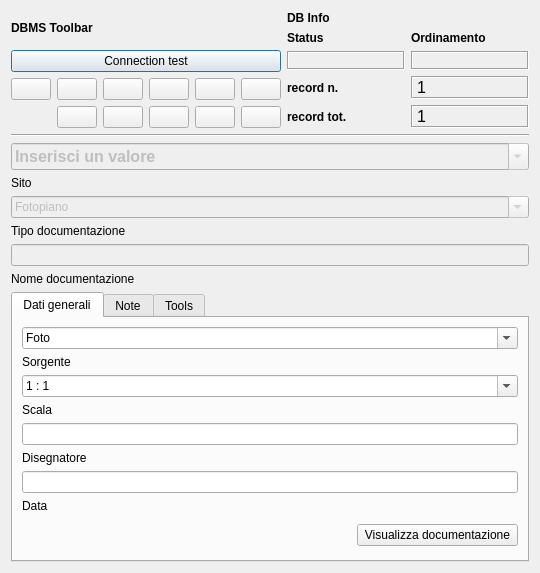
<?xml version="1.0" encoding="UTF-8"?>
<ui version="4.0">
 <class>DialogDocumentazione_tipo_doc</class>
 <widget class="QDialog" name="DialogDocumentazione_tipo_doc">
  <property name="geometry">
   <rect>
    <x>0</x>
    <y>0</y>
    <width>540</width>
    <height>573</height>
   </rect>
  </property>
  <property name="minimumSize">
   <size>
    <width>540</width>
    <height>400</height>
   </size>
  </property>
  <property name="windowTitle">
   <string>pyArchInit Gestione Scavi - Scheda Documentazione</string>
  </property>
  <property name="windowIcon">
   <iconset resource="resources.qrc">
    <normaloff>:/icons/iconSite.png</normaloff>:/images/iconSite.png</iconset>
  </property>
  <layout class="QGridLayout" name="gridLayout_7">
   <item row="2" column="0">
    <widget class="QComboBox" name="comboBox_sito_doc">
     <property name="enabled">
      <bool>false</bool>
     </property>
     <property name="minimumSize">
      <size>
       <width>350</width>
       <height>0</height>
      </size>
     </property>
     <property name="font">
      <font>
       <pointsize>12</pointsize>
       <weight>75</weight>
       <bold>true</bold>
      </font>
     </property>
     <property name="mouseTracking">
      <bool>true</bool>
     </property>
     <property name="editable">
      <bool>true</bool>
     </property>
     <property name="maxVisibleItems">
      <number>99999</number>
     </property>
     <property name="maxCount">
      <number>2147483647</number>
     </property>
     <item>
      <property name="text">
       <string>Inserisci un valore</string>
      </property>
     </item>
    </widget>
   </item>
   <item row="3" column="0">
    <widget class="QLabel" name="label_sito_doc">
     <property name="text">
      <string>Sito</string>
     </property>
    </widget>
   </item>
   <item row="0" column="0">
    <layout class="QGridLayout" name="gridLayout_2">
     <item row="0" column="0">
      <widget class="QLabel" name="label_29">
       <property name="font">
        <font>
         <weight>75</weight>
         <bold>true</bold>
        </font>
       </property>
       <property name="text">
        <string>DBMS Toolbar</string>
       </property>
      </widget>
     </item>
     <item row="0" column="1" rowspan="3">
      <layout class="QGridLayout" name="gridLayout_5">
       <item row="0" column="0">
        <widget class="QLabel" name="label_42">
         <property name="font">
          <font>
           <weight>75</weight>
           <bold>true</bold>
          </font>
         </property>
         <property name="autoFillBackground">
          <bool>true</bool>
         </property>
         <property name="text">
          <string>DB Info</string>
         </property>
        </widget>
       </item>
       <item row="1" column="0">
        <layout class="QGridLayout" name="gridLayout_4">
         <item row="0" column="0">
          <widget class="QLabel" name="label_34">
           <property name="font">
            <font>
             <pointsize>9</pointsize>
             <weight>75</weight>
             <bold>true</bold>
            </font>
           </property>
           <property name="text">
            <string>Status</string>
           </property>
           <property name="margin">
            <number>0</number>
           </property>
          </widget>
         </item>
         <item row="0" column="1">
          <widget class="QLabel" name="label_43">
           <property name="font">
            <font>
             <pointsize>9</pointsize>
             <weight>75</weight>
             <bold>true</bold>
            </font>
           </property>
           <property name="text">
            <string>Ordinamento</string>
           </property>
           <property name="margin">
            <number>0</number>
           </property>
          </widget>
         </item>
         <item row="1" column="0">
          <widget class="QLabel" name="label_status">
           <property name="minimumSize">
            <size>
             <width>40</width>
             <height>0</height>
            </size>
           </property>
           <property name="font">
            <font>
             <pointsize>10</pointsize>
             <weight>75</weight>
             <bold>true</bold>
            </font>
           </property>
           <property name="cursor">
            <cursorShape>ForbiddenCursor</cursorShape>
           </property>
           <property name="mouseTracking">
            <bool>false</bool>
           </property>
           <property name="contextMenuPolicy">
            <enum>Qt::DefaultContextMenu</enum>
           </property>
           <property name="frameShape">
            <enum>QFrame::Box</enum>
           </property>
           <property name="frameShadow">
            <enum>QFrame::Sunken</enum>
           </property>
           <property name="text">
            <string/>
           </property>
           <property name="alignment">
            <set>Qt::AlignCenter</set>
           </property>
           <property name="margin">
            <number>0</number>
           </property>
          </widget>
         </item>
         <item row="1" column="1">
          <widget class="QLabel" name="label_sort">
           <property name="font">
            <font>
             <pointsize>10</pointsize>
             <weight>75</weight>
             <bold>true</bold>
            </font>
           </property>
           <property name="cursor">
            <cursorShape>ForbiddenCursor</cursorShape>
           </property>
           <property name="mouseTracking">
            <bool>false</bool>
           </property>
           <property name="contextMenuPolicy">
            <enum>Qt::DefaultContextMenu</enum>
           </property>
           <property name="frameShape">
            <enum>QFrame::Box</enum>
           </property>
           <property name="frameShadow">
            <enum>QFrame::Sunken</enum>
           </property>
           <property name="text">
            <string/>
           </property>
           <property name="alignment">
            <set>Qt::AlignCenter</set>
           </property>
           <property name="margin">
            <number>0</number>
           </property>
          </widget>
         </item>
        </layout>
       </item>
       <item row="3" column="0">
        <layout class="QGridLayout" name="gridLayout_3">
         <item row="0" column="0">
          <widget class="QLabel" name="label_27">
           <property name="font">
            <font>
             <pointsize>9</pointsize>
             <weight>75</weight>
             <bold>true</bold>
            </font>
           </property>
           <property name="text">
            <string>record n.</string>
           </property>
           <property name="margin">
            <number>0</number>
           </property>
          </widget>
         </item>
         <item row="0" column="1">
          <widget class="QLabel" name="label_rec_corrente">
           <property name="font">
            <font>
             <family>Microsoft Sans Serif</family>
             <pointsize>12</pointsize>
            </font>
           </property>
           <property name="cursor">
            <cursorShape>ForbiddenCursor</cursorShape>
           </property>
           <property name="mouseTracking">
            <bool>false</bool>
           </property>
           <property name="contextMenuPolicy">
            <enum>Qt::DefaultContextMenu</enum>
           </property>
           <property name="frameShape">
            <enum>QFrame::Box</enum>
           </property>
           <property name="frameShadow">
            <enum>QFrame::Sunken</enum>
           </property>
           <property name="text">
            <string>1</string>
           </property>
          </widget>
         </item>
         <item row="1" column="0">
          <widget class="QLabel" name="label_28">
           <property name="font">
            <font>
             <pointsize>9</pointsize>
             <weight>75</weight>
             <bold>true</bold>
            </font>
           </property>
           <property name="text">
            <string>record tot.</string>
           </property>
           <property name="margin">
            <number>0</number>
           </property>
          </widget>
         </item>
         <item row="1" column="1">
          <widget class="QLabel" name="label_rec_tot">
           <property name="font">
            <font>
             <family>Microsoft Sans Serif</family>
             <pointsize>12</pointsize>
            </font>
           </property>
           <property name="cursor">
            <cursorShape>ForbiddenCursor</cursorShape>
           </property>
           <property name="mouseTracking">
            <bool>false</bool>
           </property>
           <property name="contextMenuPolicy">
            <enum>Qt::DefaultContextMenu</enum>
           </property>
           <property name="frameShape">
            <enum>QFrame::Box</enum>
           </property>
           <property name="frameShadow">
            <enum>QFrame::Sunken</enum>
           </property>
           <property name="text">
            <string>1</string>
           </property>
          </widget>
         </item>
        </layout>
       </item>
      </layout>
     </item>
     <item row="1" column="0">
      <widget class="QPushButton" name="pushButton_connect">
       <property name="text">
        <string>Connection test</string>
       </property>
      </widget>
     </item>
     <item row="2" column="0">
      <layout class="QGridLayout" name="gridLayout">
       <item row="0" column="2">
        <widget class="QPushButton" name="pushButton_first_rec">
         <property name="toolTip">
          <string>First rec</string>
         </property>
         <property name="text">
          <string/>
         </property>
         <property name="icon">
          <iconset resource="resources.qrc">
           <normaloff>:/icons/5_leftArrows.png</normaloff>:/images/5_leftArrows.png</iconset>
         </property>
        </widget>
       </item>
       <item row="0" column="3">
        <widget class="QPushButton" name="pushButton_prev_rec">
         <property name="maximumSize">
          <size>
           <width>75</width>
           <height>16777215</height>
          </size>
         </property>
         <property name="toolTip">
          <string>Prev rec</string>
         </property>
         <property name="text">
          <string/>
         </property>
         <property name="icon">
          <iconset resource="resources.qrc">
           <normaloff>:/icons/4_leftArrow.png</normaloff>:/images/4_leftArrow.png</iconset>
         </property>
        </widget>
       </item>
       <item row="0" column="4">
        <widget class="QPushButton" name="pushButton_next_rec">
         <property name="toolTip">
          <string>Next rec</string>
         </property>
         <property name="text">
          <string/>
         </property>
         <property name="icon">
          <iconset resource="resources.qrc">
           <normaloff>:/icons/6_rightArrow.png</normaloff>:/images/6_rightArrow.png</iconset>
         </property>
        </widget>
       </item>
       <item row="0" column="5">
        <widget class="QPushButton" name="pushButton_last_rec">
         <property name="toolTip">
          <string>Last rec</string>
         </property>
         <property name="text">
          <string/>
         </property>
         <property name="icon">
          <iconset resource="resources.qrc">
           <normaloff>:/icons/7_rightArrows.png</normaloff>:/images/7_rightArrows.png</iconset>
         </property>
        </widget>
       </item>
       <item row="0" column="6">
        <widget class="QPushButton" name="pushButton_new_rec">
         <property name="font">
          <font>
           <pointsize>9</pointsize>
          </font>
         </property>
         <property name="toolTip">
          <string>New record</string>
         </property>
         <property name="text">
          <string/>
         </property>
         <property name="icon">
          <iconset resource="resources.qrc">
           <normaloff>:/icons/newrec.png</normaloff>:/images/newrec.png</iconset>
         </property>
        </widget>
       </item>
       <item row="0" column="7">
        <widget class="QPushButton" name="pushButton_save">
         <property name="font">
          <font>
           <pointsize>9</pointsize>
          </font>
         </property>
         <property name="toolTip">
          <string>Save</string>
         </property>
         <property name="text">
          <string/>
         </property>
         <property name="icon">
          <iconset resource="resources.qrc">
           <normaloff>:/icons/b_save.png</normaloff>:/images/b_save.png</iconset>
         </property>
         <property name="autoDefault">
          <bool>false</bool>
         </property>
        </widget>
       </item>
       <item row="1" column="3">
        <widget class="QPushButton" name="pushButton_delete">
         <property name="maximumSize">
          <size>
           <width>75</width>
           <height>16777215</height>
          </size>
         </property>
         <property name="font">
          <font>
           <pointsize>9</pointsize>
          </font>
         </property>
         <property name="toolTip">
          <string>Delete record</string>
         </property>
         <property name="text">
          <string/>
         </property>
         <property name="icon">
          <iconset resource="resources.qrc">
           <normaloff>:/icons/delete.png</normaloff>:/images/delete.png</iconset>
         </property>
        </widget>
       </item>
       <item row="1" column="4">
        <widget class="QPushButton" name="pushButton_new_search">
         <property name="font">
          <font>
           <pointsize>9</pointsize>
          </font>
         </property>
         <property name="toolTip">
          <string>new search</string>
         </property>
         <property name="text">
          <string/>
         </property>
         <property name="icon">
          <iconset resource="resources.qrc">
           <normaloff>:/icons/new_search.png</normaloff>:/images/new_search.png</iconset>
         </property>
        </widget>
       </item>
       <item row="1" column="5">
        <widget class="QPushButton" name="pushButton_search_go">
         <property name="font">
          <font>
           <pointsize>9</pointsize>
          </font>
         </property>
         <property name="toolTip">
          <string>search !!!</string>
         </property>
         <property name="text">
          <string/>
         </property>
         <property name="icon">
          <iconset resource="resources.qrc">
           <normaloff>:/icons/search.png</normaloff>:/images/search.png</iconset>
         </property>
        </widget>
       </item>
       <item row="1" column="6">
        <widget class="QPushButton" name="pushButton_sort">
         <property name="font">
          <font>
           <pointsize>9</pointsize>
          </font>
         </property>
         <property name="toolTip">
          <string>Order by</string>
         </property>
         <property name="text">
          <string/>
         </property>
         <property name="icon">
          <iconset resource="resources.qrc">
           <normaloff>:/icons/sort.png</normaloff>:/images/sort.png</iconset>
         </property>
        </widget>
       </item>
       <item row="1" column="7">
        <widget class="QPushButton" name="pushButton_view_all">
         <property name="font">
          <font>
           <pointsize>9</pointsize>
          </font>
         </property>
         <property name="toolTip">
          <string>View alls records</string>
         </property>
         <property name="text">
          <string/>
         </property>
         <property name="icon">
          <iconset resource="resources.qrc">
           <normaloff>:/icons/view_all.png</normaloff>:/images/view_all.png</iconset>
         </property>
        </widget>
       </item>
      </layout>
     </item>
    </layout>
   </item>
   <item row="6" column="0">
    <widget class="QLineEdit" name="lineEdit_nome_doc">
     <property name="enabled">
      <bool>false</bool>
     </property>
    </widget>
   </item>
   <item row="7" column="0">
    <widget class="QLabel" name="label">
     <property name="text">
      <string>Nome documentazione</string>
     </property>
    </widget>
   </item>
   <item row="1" column="0">
    <widget class="Line" name="line_8">
     <property name="font">
      <font>
       <weight>75</weight>
       <bold>true</bold>
      </font>
     </property>
     <property name="orientation">
      <enum>Qt::Horizontal</enum>
     </property>
    </widget>
   </item>
   <item row="5" column="0">
    <widget class="QLabel" name="label_2_tipo_doc">
     <property name="text">
      <string>Tipo documentazione</string>
     </property>
    </widget>
   </item>
   <item row="4" column="0">
    <widget class="QComboBox" name="comboBox_tipo_doc">
     <property name="enabled">
      <bool>false</bool>
     </property>
     <property name="editable">
      <bool>true</bool>
     </property>
     <item>
      <property name="text">
       <string>Fotopiano</string>
      </property>
     </item>
     <item>
      <property name="text">
       <string>Pianta</string>
      </property>
     </item>
     <item>
      <property name="text">
       <string>Prospetto</string>
      </property>
     </item>
     <item>
      <property name="text">
       <string>Sezione</string>
      </property>
     </item>
    </widget>
   </item>
   <item row="8" column="0">
    <widget class="QTabWidget" name="tabWidget_tab_doc">
     <property name="currentIndex">
      <number>0</number>
     </property>
     <widget class="QWidget" name="tab_1_doc">
      <attribute name="title">
       <string>Dati generali</string>
      </attribute>
      <layout class="QGridLayout" name="gridLayout_6">
       <item row="2" column="0" colspan="3">
        <widget class="QComboBox" name="comboBox_sorgente_doc">
         <property name="enabled">
          <bool>true</bool>
         </property>
         <property name="editable">
          <bool>true</bool>
         </property>
         <item>
          <property name="text">
           <string>Foto</string>
          </property>
         </item>
         <item>
          <property name="text">
           <string>Fotomosaico</string>
          </property>
         </item>
         <item>
          <property name="text">
           <string>Lucido</string>
          </property>
         </item>
         <item>
          <property name="text">
           <string>Rilievo diretto (tablet)</string>
          </property>
         </item>
        </widget>
       </item>
       <item row="3" column="0">
        <widget class="QLabel" name="label_2_sorgente_doc">
         <property name="text">
          <string>Sorgente</string>
         </property>
        </widget>
       </item>
       <item row="4" column="0" colspan="3">
        <widget class="QComboBox" name="comboBox_scala_doc">
         <property name="editable">
          <bool>true</bool>
         </property>
         <item>
          <property name="text">
           <string>1 : 1</string>
          </property>
         </item>
         <item>
          <property name="text">
           <string>1 : 2</string>
          </property>
         </item>
         <item>
          <property name="text">
           <string>1 : 10</string>
          </property>
         </item>
         <item>
          <property name="text">
           <string>1 : 20</string>
          </property>
         </item>
         <item>
          <property name="text">
           <string>1 : 30</string>
          </property>
         </item>
         <item>
          <property name="text">
           <string>1 : 50</string>
          </property>
         </item>
         <item>
          <property name="text">
           <string>1 : 100</string>
          </property>
         </item>
        </widget>
       </item>
       <item row="5" column="0">
        <widget class="QLabel" name="label_2_scala_doc">
         <property name="text">
          <string>Scala</string>
         </property>
        </widget>
       </item>
       <item row="6" column="0" colspan="3">
        <widget class="QLineEdit" name="lineEdit_disegnatore_doc"/>
       </item>
       <item row="7" column="0">
        <widget class="QLabel" name="label_2_disegnatore_doc">
         <property name="text">
          <string>Disegnatore</string>
         </property>
        </widget>
       </item>
       <item row="10" column="0" colspan="3">
        <widget class="QLineEdit" name="lineEdit_data_doc"/>
       </item>
       <item row="11" column="0">
        <widget class="QLabel" name="label_2_data_doc">
         <property name="text">
          <string>Data</string>
         </property>
        </widget>
       </item>
       <item row="12" column="2">
        <widget class="QPushButton" name="pushButton_disegno_doc">
         <property name="text">
          <string>Visualizza documentazione</string>
         </property>
         <property name="iconSize">
          <size>
           <width>16</width>
           <height>16</height>
          </size>
         </property>
        </widget>
       </item>
       <item row="13" column="2">
        <spacer name="verticalSpacer_2">
         <property name="orientation">
          <enum>Qt::Vertical</enum>
         </property>
         <property name="sizeHint" stdset="0">
          <size>
           <width>20</width>
           <height>40</height>
          </size>
         </property>
        </spacer>
       </item>
       <item row="12" column="0">
        <spacer name="verticalSpacer">
         <property name="orientation">
          <enum>Qt::Vertical</enum>
         </property>
         <property name="sizeHint" stdset="0">
          <size>
           <width>20</width>
           <height>200</height>
          </size>
         </property>
        </spacer>
       </item>
      </layout>
     </widget>
     <widget class="QWidget" name="tab_2_doc">
      <attribute name="title">
       <string>Note</string>
      </attribute>
      <widget class="QTextEdit" name="textEdit_note_doc">
       <property name="geometry">
        <rect>
         <x>10</x>
         <y>20</y>
         <width>491</width>
         <height>191</height>
        </rect>
       </property>
      </widget>
      <widget class="QLabel" name="label_2_note_doc">
       <property name="geometry">
        <rect>
         <x>10</x>
         <y>220</y>
         <width>46</width>
         <height>13</height>
        </rect>
       </property>
       <property name="text">
        <string>Note</string>
       </property>
      </widget>
     </widget>
     <widget class="QWidget" name="tab">
      <attribute name="title">
       <string>Tools</string>
      </attribute>
      <layout class="QGridLayout" name="gridLayout_8">
       <item row="0" column="0">
        <widget class="QPushButton" name="pushButton_exp_elenco_doc">
         <property name="text">
          <string>Esporta elenco documentazione</string>
         </property>
        </widget>
       </item>
       <item row="3" column="0">
        <widget class="QPushButton" name="pushButtonPreview">
         <property name="text">
          <string>Open Preview</string>
         </property>
        </widget>
       </item>
       <item row="1" column="0">
        <widget class="QPushButton" name="pushButton_exp_scheda_doc">
         <property name="text">
          <string>Esporta scheda documentazione</string>
         </property>
        </widget>
       </item>
       <item row="4" column="0">
        <spacer name="verticalSpacer_3">
         <property name="orientation">
          <enum>Qt::Vertical</enum>
         </property>
         <property name="sizeHint" stdset="0">
          <size>
           <width>20</width>
           <height>40</height>
          </size>
         </property>
        </spacer>
       </item>
       <item row="0" column="1">
        <spacer name="horizontalSpacer">
         <property name="orientation">
          <enum>Qt::Horizontal</enum>
         </property>
         <property name="sizeHint" stdset="0">
          <size>
           <width>40</width>
           <height>20</height>
          </size>
         </property>
        </spacer>
       </item>
      </layout>
     </widget>
    </widget>
   </item>
  </layout>
 </widget>
 <resources>
  <include location="resources.qrc"/>
 </resources>
 <connections/>
</ui>
